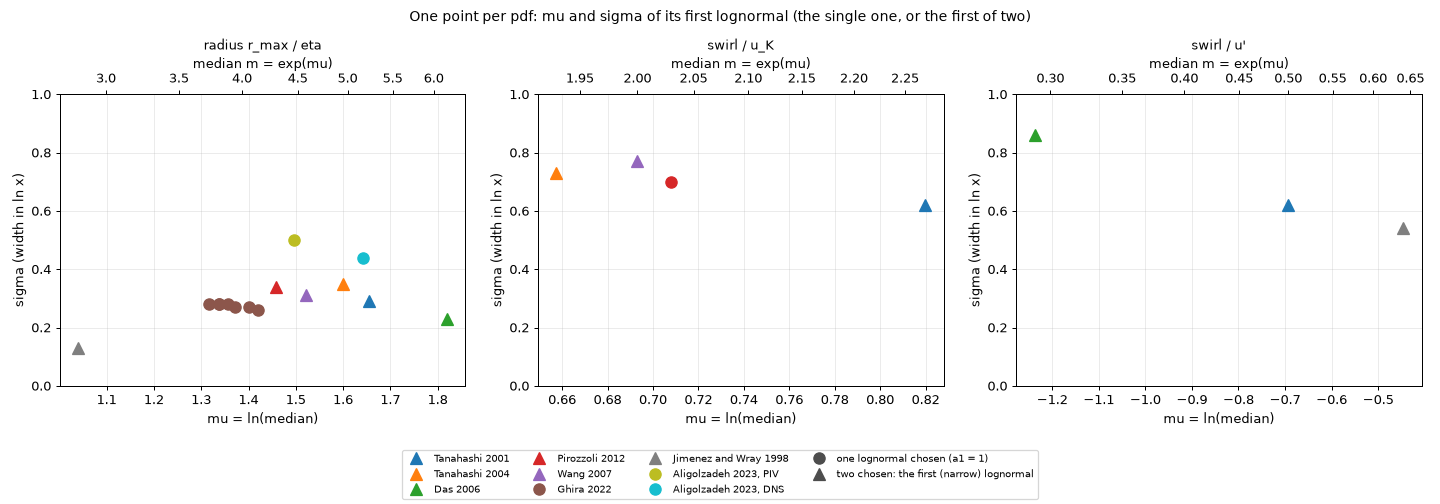

The script that saved this image:
"""dns_pdfs_mu_sigma.py  v01  The width sigma against the position mu (= ln of the median) of the lognormal of every digitised DNS pdf, from dns_pdfs_params.csv (dns_pdfs_params.py of the selection: one lognormal unless two reduce the misfit by 30 %).
Plot     one point per pdf, the FIRST lognormal of the fit chosen by dns_pdfs_params (one lognormal unless two reduce the rms misfit to below 0.7 of it): circle, the single lognormal; filled triangle, the first lognormal of two when it holds at least half of the area (a1 >= 0.5); open triangle, the second when the first holds less.  Three panels: the radius (eta), the swirl in u_K and in u'.  The top axis gives the median m = exp(mu).
Output   dns_pdfs_mu_sigma.png.
Usage    python dns_pdfs_mu_sigma.py
Versions M01 m01.v03 (2026-11-15): the first lognormal of every row (the single one, or the first of two), not the dominant component.
         M01 m01.v02 (2026-11-15): ONE point per pdf: the lognormal chosen for it (one, or the dominant component of two); the earlier version drew both components of a chosen pair.
         M01 m01.v01 (2026-11-15): first version.
"""
import csv
import math
import os

import matplotlib
matplotlib.use("Agg")
import matplotlib.pyplot as plt
from matplotlib.lines import Line2D
import numpy as np

HERE = os.path.dirname(os.path.abspath(__file__))
COLOUR = {"Tanahashi 2001": "tab:blue", "Tanahashi 2004": "tab:orange", "Das 2006": "tab:green", "Pirozzoli 2012": "tab:red", "Wang 2007": "tab:purple", "Ghira 2022": "tab:brown", "Jimenez and Wray 1998": "tab:gray",
          "Aligolzadeh 2023, PIV": "tab:olive", "Aligolzadeh 2023, DNS": "tab:cyan"}


def key(label):
    for k in COLOUR:
        if label.startswith(k):
            return k
    return "Aligolzadeh 2023, DNS" if label.startswith("Aligolzadeh 2023, DNS") else None


def first_point(r):
    """The one point of a row: (mu, sigma, kind) of the FIRST lognormal of the fit chosen for it (dns_pdfs_params.csv): the single lognormal (n = 1, kind 'one'), or the first, narrow one of the two (n = 2, kind 'first').
    Always the first, so that the same family is compared across the sets (the dominant component flips between the first and the second where a1 is near 0.5)."""
    return math.log(float(r["m1"])), float(r["sigma1"]), "one" if r["n"] == "1" else "first"


def main():
    rows = list(csv.DictReader(open(os.path.join(HERE, "dns_pdfs_params.csv"), encoding="utf-8")))
    panels = (("radius", "radius r_max / eta"), ("swirl / u_K", "swirl / u_K"), ("swirl / u'", "swirl / u'"))
    fig, ax = plt.subplots(1, 3, figsize=(16, 5.6))
    for a, (q, title) in zip(ax, panels):
        seen = set()
        for r in rows:
            if not r["quantity"].startswith(q):
                continue
            k = key(r["source"])
            c = COLOUR[k]
            mu, s, kind = first_point(r)
            lab = k if k not in seen else None
            seen.add(k)
            if kind == "one":
                a.plot([mu], [s], "o", color=c, ms=9, label=lab)
            else:
                a.plot([mu], [s], "^", color=c, ms=9, label=lab)
        a.set_xlabel("mu = ln(median)")
        a.set_ylabel("sigma (width in ln x)")
        a.set_title(title, fontsize=10)
        a.set_ylim(0, 1.0)
        a.grid(alpha=0.25)
        a.secondary_xaxis("top", functions=(np.exp, np.log)).set_xlabel("median m = exp(mu)")
    h, _ = ax[0].get_legend_handles_labels()
    kinds = [Line2D([], [], marker="o", color="0.3", ls="", ms=9, label="one lognormal chosen (a1 = 1)"),
             Line2D([], [], marker="^", color="0.3", ls="", ms=9, label="two chosen: the first (narrow) lognormal")]
    fig.legend(handles=h + kinds, loc="lower center", ncol=4, fontsize=8)
    fig.suptitle("One point per pdf: mu and sigma of its first lognormal (the single one, or the first of two)", fontsize=11)
    fig.tight_layout(rect=(0, 0.13, 1, 1))
    fig.savefig(os.path.join(HERE, "dns_pdfs_mu_sigma.png"), dpi=90)


if __name__ == "__main__":
    main()
